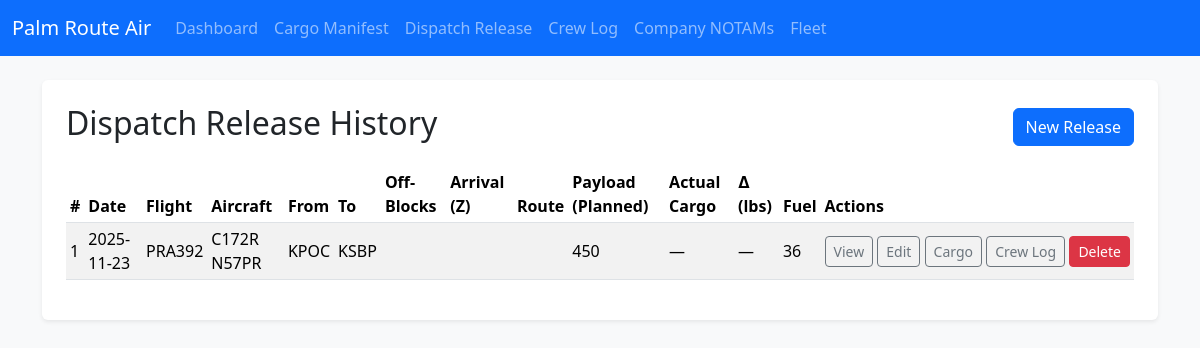
The app's page /dispatch/history, older data.
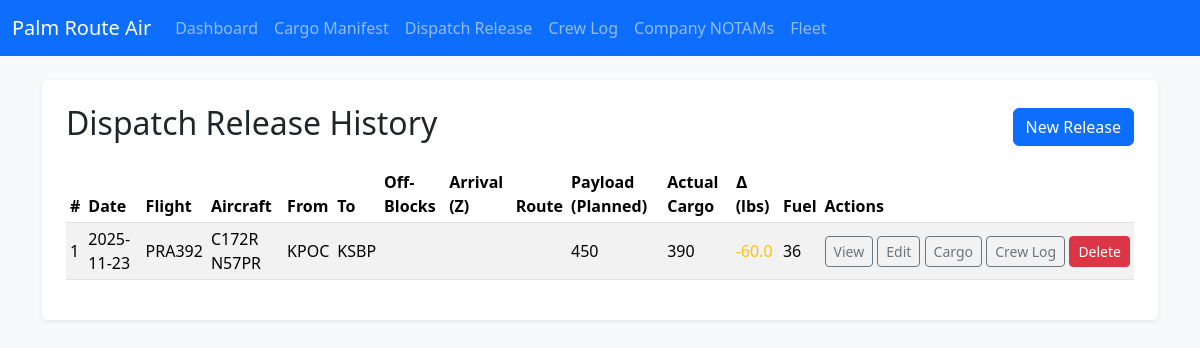
The same page, newer data.
### app.py (models this page shows)
class DispatchRelease(db.Model):
    id = db.Column(db.Integer, primary_key=True)
    date = db.Column(db.String(20))
    flight_id = db.Column(db.String(20))
    aircraft = db.Column(db.String(50))
    departure = db.Column(db.String(10))
    destination = db.Column(db.String(10))
    offblocks = db.Column(db.String(10))
    arrival = db.Column(db.String(10))
    route = db.Column(db.Text)
    payload_planned = db.Column(db.String(20))  # Planned payload weight (lbs)
    fuel_planned = db.Column(db.String(20))     # Planned fuel (gal or lbs)
    cargo_plan = db.Column(db.Text)             # Summary of intended cargo items
    alt_airports = db.Column(db.Text)           # Alternate airports list
    weather_brief = db.Column(db.Text)          # Weather summary / risks
    special_notes = db.Column(db.Text)          # Special instructions / hazards
    actual_cargo_weight = db.Column(db.String(20))  # Aggregated from linked manifests
    cargo_manifests = db.relationship('CargoManifest', backref='dispatch_release', lazy='dynamic')

### app.py (the view)
@app.route('/dispatch/history')
def dispatch_history():
    releases = DispatchRelease.query.order_by(DispatchRelease.id.desc()).all()
    return render_template('dispatch_history.html', releases=releases)

### templates/dispatch_history.html
{% extends 'base.html' %}
{% block content %}
<div class="p-4 bg-white rounded shadow-sm">
  <div class="d-flex justify-content-between align-items-center mb-3">
    <h2>Dispatch Release History</h2>
    <a href="{{ url_for('dispatch') }}" class="btn btn-primary">New Release</a>
  </div>
  {% if releases %}
  <div class="table-responsive">
    <table class="table table-sm table-striped align-middle">
      <thead>
        <tr>
          <th>#</th>
          <th>Date</th>
          <th>Flight</th>
          <th>Aircraft</th>
          <th>From</th>
          <th>To</th>
          <th>Off-Blocks</th>
          <th>Arrival (Z)</th>
          <th>Route</th>
          <th>Payload (Planned)</th>
          <th>Actual Cargo</th>
          <th>∆ (lbs)</th>
          <th>Fuel</th>
          <th>Actions</th>
        </tr>
      </thead>
      <tbody>
        {% for d in releases %}
        <tr>
          <td>{{ d.id }}</td>
          <td>{{ d.date }}</td>
          <td>{{ d.flight_id }}</td>
          <td>{{ d.aircraft }}</td>
          <td>{{ d.departure }}</td>
          <td>{{ d.destination }}</td>
          <td>{{ d.offblocks }}</td>
            <td>{{ d.arrival }}</td>
          <td style="max-width: 220px; white-space: nowrap; overflow: hidden; text-overflow: ellipsis;">{{ d.route }}</td>
          <td>{{ d.payload_planned or '—' }}</td>
          <td>{{ d.actual_cargo_weight or '—' }}</td>
          <td>
            {% if d.payload_planned and d.actual_cargo_weight %}
              {% set diff = (d.actual_cargo_weight|float) - (d.payload_planned|float) %}
              <span class="{% if diff|abs > 0 %}text-{{ 'danger' if diff > 0 else 'warning' }}{% endif %}">{{ diff|round(1) }}</span>
            {% else %}—{% endif %}
          </td>
          <td>{{ d.fuel_planned or '—' }}</td>
          <td class="text-nowrap">
            <a class="btn btn-outline-secondary btn-sm" href="{{ url_for('dispatch_detail', id=d.id) }}">View</a>
            <a class="btn btn-outline-secondary btn-sm" href="{{ url_for('dispatch_edit', id=d.id) }}">Edit</a>
            <a class="btn btn-outline-secondary btn-sm" href="{{ url_for('cargo', date=d.date, flight_id=d.flight_id, aircraft=d.aircraft, departure=d.departure, arrival=d.destination, dispatch_release_id=d.id) }}">Cargo</a>
            <a class="btn btn-outline-secondary btn-sm" href="{{ url_for('crew', date=d.date, flight_id=d.flight_id, origin=d.departure, destination=d.destination, aircraft=d.aircraft, dispatch_release_id=d.id) }}">Crew Log</a>
            <form action="{{ url_for('delete_dispatch', id=d.id) }}" method="post" class="d-inline">
              <button class="btn btn-danger btn-sm" onclick="return confirm('Delete this dispatch release?')">Delete</button>
            </form>
          </td>
        </tr>
        {% endfor %}
      </tbody>
    </table>
  </div>
  {% else %}
  <p class="text-muted">No dispatch releases saved yet.</p>
  {% endif %}
</div>
{% endblock %}

### templates/base.html (shortened to what this page needs)
<!doctype html>
<html lang="en">
  <head>
    <link href="https://cdn.jsdelivr.net/npm/bootstrap@5.3.3/dist/css/bootstrap.min.css" rel="stylesheet">
  </head>
  <body class="bg-light">
    <nav class="navbar navbar-expand-lg navbar-dark bg-primary mb-4">
      <div class="container-fluid">
        <a class="navbar-brand" href="{{ url_for('index') }}">Palm Route Air</a>
        <div class="collapse navbar-collapse" id="navbarNav">
          <ul class="navbar-nav">
            <li class="nav-item"><a class="nav-link" href="{{ url_for('index') }}">Dashboard</a></li>
            <li class="nav-item"><a class="nav-link" href="{{ url_for('cargo') }}">Cargo Manifest</a></li>
            <li class="nav-item"><a class="nav-link" href="{{ url_for('dispatch') }}">Dispatch Release</a></li>
            <li class="nav-item"><a class="nav-link" href="{{ url_for('crew') }}">Crew Log</a></li>
            <li class="nav-item"><a class="nav-link" href="{{ url_for('notams') }}">Company NOTAMs</a></li>
            <li class="nav-item"><a class="nav-link" href="{{ url_for('fleet') }}">Fleet</a></li>
          </ul>
        </div>
      </div>
    </nav>
    <main class="container mb-5">
      {% block content %}{% endblock %}
    </main>
  </body>
</html>

Row changes from the older to the newer data that the page shows:
changed DispatchRelease "PRA392": actual_cargo_weight "—" → "390"; diff (not shown) → "-60.0"; no longer shows "—"
